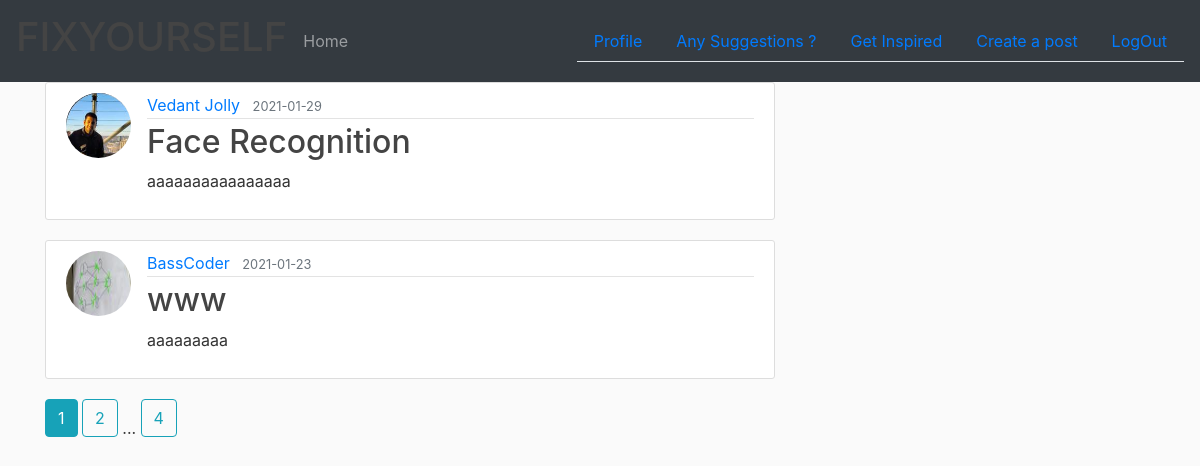
/posts (signed in), run on the app's committed database.
### codebreak/models.py (models this page shows, shortened)
class Post(db.Model):
    id = db.Column(db.Integer,primary_key = True)
    title = db.Column(db.String(100),nullable = False)
    date_posted = db.Column(db.DateTime,nullable = False,default = datetime.utcnow)
    content = db.Column(db.Text,nullable=False)
    image_file = db.Column(db.String(20),nullable=False,default = 'default1.jpg')
    user_id = db.Column(db.Integer, db.ForeignKey('user.id'), nullable=False)

class User(db.Model,UserMixin):
    id = db.Column(db.Integer,primary_key=True)
    name = db.Column(db.String(20),nullable=False)
    email = db.Column(db.String(120),unique=True,nullable=False)
    image_file = db.Column(db.String(20),nullable=False,default = 'default.jpg')
    password = db.Column(db.String(60),nullable=False)
    posts = db.relationship('Post', backref='author', lazy=True)
    feedbacks = db.relationship('Feedback',backref='customer',lazy=True)

### codebreak/routes.py (the view)
@app.route("/posts")
@login_required
def all_posts():
    page = request.args.get('page',1,type = int)
    posts = Post.query.order_by(Post.date_posted.desc()).paginate(page=page,per_page = 2)
    return render_template('allPosts.html',posts=posts)

### codebreak/models.py (called while the page is built)
@login_manager.user_loader
def load_user(user_id):
    return User.query.get(int(user_id))

### codebreak/templates/allPosts.html
{% extends 'layout.html' %}
{% block content %}
  {% for post in posts.items %}
      <article class="media content-section">
        <img class="rounded-circle article-img" src="{{ url_for('static',filename = 'profile_pics/' + post.author.image_file) }}">
        <div class="media-body">
          <div class="article-metadata">
            <a class="mr-2" href="{{ url_for('user_posts',username=post.author.name) }}">{{ post.author.name }}</a>
            <small class="text-muted">{{ post.date_posted.strftime("%Y-%m-%d") }}</small>
          </div>
          <h2><a class="article-title" href="{{ url_for('post',post_id = post.id) }}">{{ post.title }}</a></h2>
          <p class="article-content">{{ post.content }}</p>
        </div>
      </article>
  {% endfor %}
  {% for page_num in posts.iter_pages(left_edge=1,right_edge=1,left_current=1,right_current=2) %}
    {% if page_num %}
      {% if posts.page == page_num %}
        <a class="btn btn-info mb-4" href="{{url_for('all_posts',page=page_num)}}">{{page_num}}</a>
      {% else %}
        <a class="btn btn-outline-info mb-4" href="{{url_for('all_posts',page=page_num)}}">{{page_num}}</a>
      {% endif %}
    {% else %}
      ...
    {% endif %}
  {% endfor %}
{% endblock content %}

### codebreak/templates/layout.html (shortened to what this page needs)
<!DOCTYPE html>
<html>
<head>
  <link rel="stylesheet" href="https://stackpath.bootstrapcdn.com/bootstrap/4.5.2/css/bootstrap.min.css">
  <link rel="stylesheet" type="text/css" href="{{ url_for('static',filename='main.css') }}">
</head>
<body>
    <nav class="navbar navbar-dark bg-dark">
        <a class="navbar-brand"><h1>FIX<span>YOURSELF</span></h1></a>
        <ul class="navbar-nav mr-auto">
          <li class="nav-item">
            <a class='nav-link' href="{{ url_for('home') }}">Home <span class="sr-only">(current)</span></a>
          </li>
        </ul>
        <ul class="nav nav-tabs justify-content-end">
          {% if current_user.is_authenticated %}
            <li class="nav-item">
              <a class='nav-link' href="{{ url_for('account') }}">Profile</a>
            </li>
            <li class="nav-item">
              <a class='nav-link' href="{{ url_for('suggestions') }}">Any Suggestions ?</a>
            </li>
            <li class="nav-item">
              <a class='nav-link' href="{{ url_for('all_posts') }}">Get Inspired</a>
            </li>
            <li class="nav-item">
              <a class='nav-link' href="{{ url_for('new_post') }}">Create a post</a>
            </li>
            <li class="nav-item">
              <a class='nav-link' href="{{ url_for('logout') }}">LogOut</a>
            </li>
          {% endif %}
        </ul>
    </nav>
    <main role="main" class="container">
      <div class="row">
        <div class="col-md-8">
          {% block content %}{% endblock %}
        </div>
      </div>
    </main>
  </body>
</html>

### codebreak/static/main.css (style rules this page uses)
body { background: #fafafa; color: #333333; }
h1, h2, h3, h4, h5, h6 { color: #444444; }
.content-section { background: #ffffff; padding: 10px 20px; border: 1px solid #dddddd; border-radius: 3px; margin-bottom: 20px; }
.article-title { color: #444444; }
.article-content { white-space: pre-line; }
.article-img { height: 65px; width: 65px; margin-right: 16px; }
.article-metadata { padding-bottom: 1px; margin-bottom: 4px; border-bottom: 1px solid #e3e3e3 }

### data on the page
Post: image_file (picture), author.name "Vedant Jolly", date_posted "2021-01-29", title "Face Recognition", content "aaaaaaaaaaaaaaaa"
Post: image_file (picture), author.name "BassCoder", date_posted "2021-01-23", title "www", content "aaaaaaaaa"

### other printed values
{{ page_num }} "1"
{{ page_num }} "2" "4"
